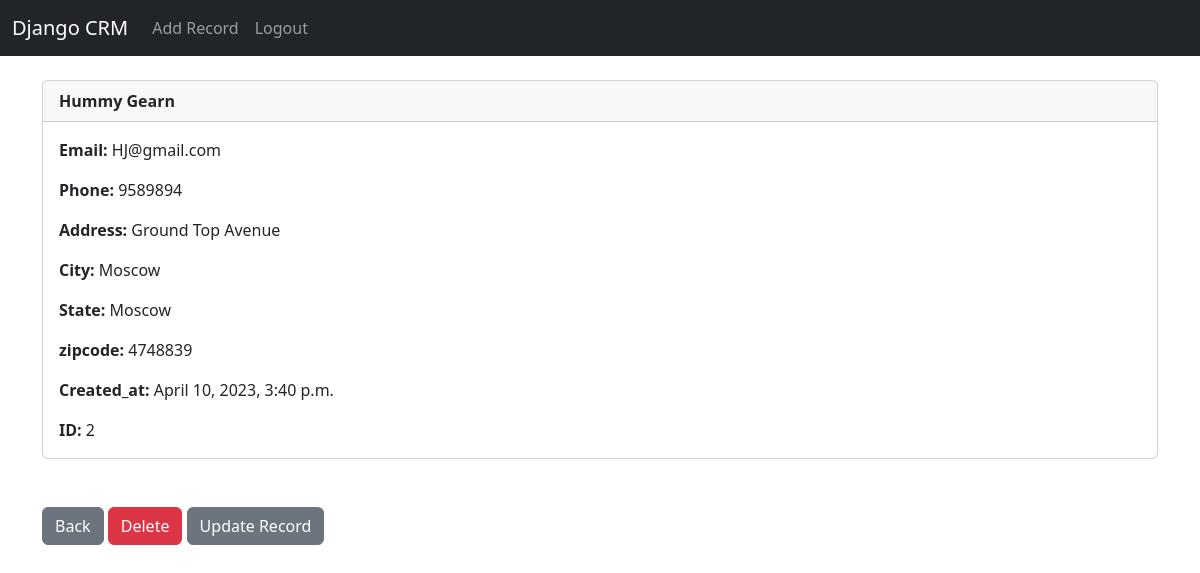
The page /record/2 (signed in) on the database its author committed.
### website/models.py (models this page shows, shortened)
class Record(models.Model):
    created_at = models.DateTimeField(auto_now_add=True)
    first_name = models.CharField(max_length=50)
    last_name = models.CharField(max_length=50)
    email = models.CharField(max_length=100)
    phone = models.CharField(max_length=15)
    address = models.CharField(max_length=100)
    city = models.CharField(max_length=50)
    state = models.CharField(max_length=50)
    zipcode = models.CharField(max_length=20)

### website/views.py (the view)
# urls.py: path('record/<int:pk>', views.customer_record, name='record'),
def customer_record(request, pk):
    if request.user.is_authenticated:
        customer_record = Record.objects.get(id=pk)
        return render(request, 'website/record.html', {
        'customer_record': customer_record})
    else:
        messages.success(request, "You Must Be Logged In To View That Page.....")
        return redirect('home')

### website/templates/website/record.html
{% extends 'website/base.html' %}
{% block content %}
<div class="card">
  <div class="card-header"><strong>
    {{ customer_record.first_name }} {{customer_record.last_name }}</strong>
  </div>
  <div class="card-body">
      <p class="card-text">
          <strong>Email: </strong>{{ customer_record.email}}
      </p>
      <p class="card-text">
          <strong>Phone: </strong>{{ customer_record.phone }}
      </p>
      <p class="card-text">
          <strong>Address: </strong>{{ customer_record.address }}
      </p>
      <p class="card-text">
          <strong>City: </strong>{{ customer_record.city }}
      </p>
      <p class="card-text">
          <strong>State: </strong>{{ customer_record.state }}
      </p>
      <p class="card-text">
          <strong>zipcode: </strong>{{ customer_record.zipcode }}
      </p>
      <p class="card-text">
          <strong>Created_at: </strong>{{ customer_record.created_at }}
      </p>
      <p class="card-text">
          <strong>ID: </strong>{{ customer_record.id }}
      </p>
  </div>
</div>
<br><br>
<a href="{% url 'home' %}" class='btn btn-secondary'>Back</a>
<a href="{% url 'delete_record' customer_record.id %}" class='btn btn-danger'>Delete</a>
<a href="{% url 'update_record' customer_record.id %}" class='btn btn-secondary'>Update Record</a>
{% endblock %}

### rows shown on the page
Record: first_name "Hummy", last_name "Gearn", email "HJ@gmail.com", phone "9589894", address "Ground Top Avenue", city "Moscow", state "Moscow", zipcode "4748839", created_at "April 10, 2023, 3:40 p.m.", id "2"
